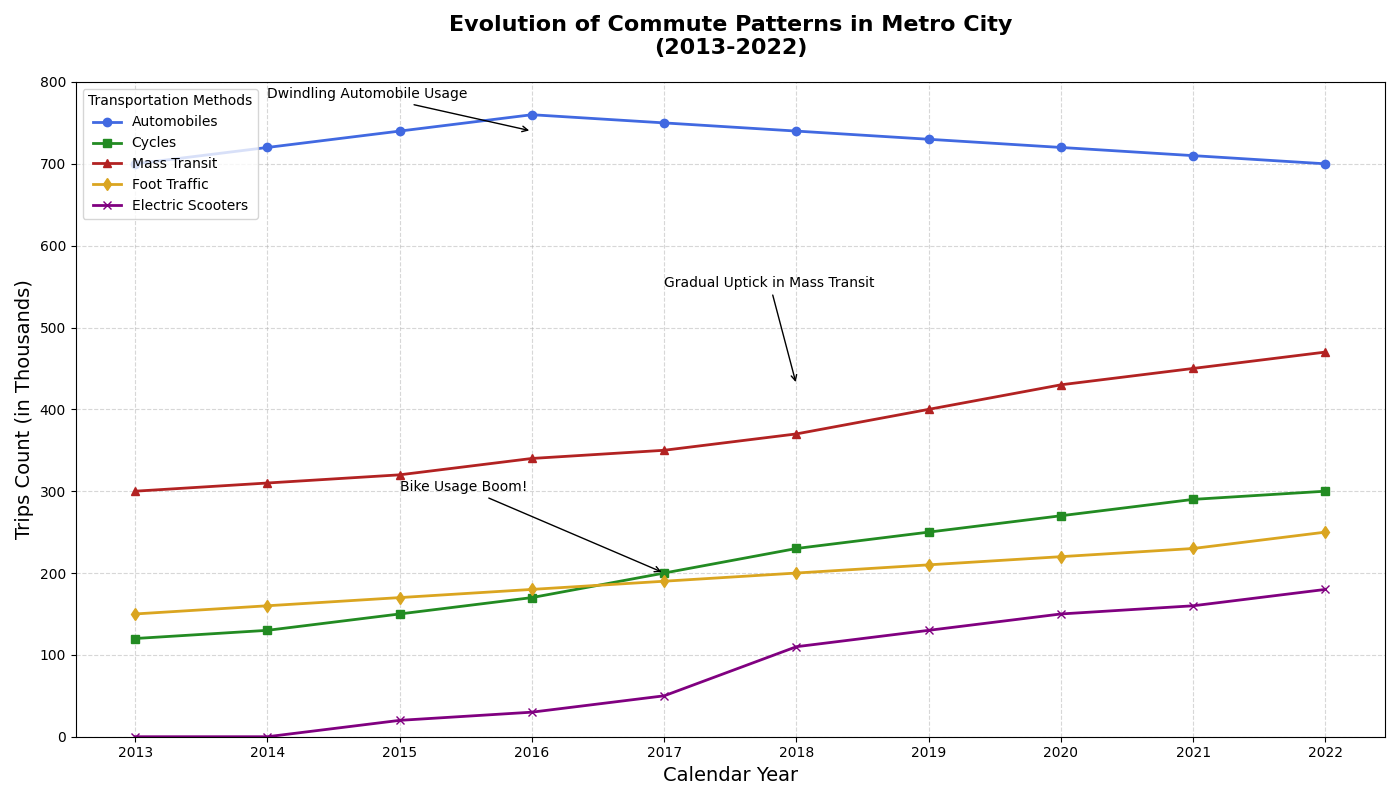

Generate this figure with Python:
import matplotlib.pyplot as plt
import numpy as np

years = np.arange(2013, 2023)

cars_usage = [700, 720, 740, 760, 750, 740, 730, 720, 710, 700]
bicycles_usage = [120, 130, 150, 170, 200, 230, 250, 270, 290, 300]
public_transit_usage = [300, 310, 320, 340, 350, 370, 400, 430, 450, 470]
walking_usage = [150, 160, 170, 180, 190, 200, 210, 220, 230, 250]
scooters_usage = [0, 0, 20, 30, 50, 110, 130, 150, 160, 180]

fig, ax = plt.subplots(figsize=(14, 8))

ax.plot(years, cars_usage, label='Automobiles', marker='o', linestyle='-', linewidth=2, color='royalblue')
ax.plot(years, bicycles_usage, label='Cycles', marker='s', linestyle='-', linewidth=2, color='forestgreen')
ax.plot(years, public_transit_usage, label='Mass Transit', marker='^', linestyle='-', linewidth=2, color='firebrick')
ax.plot(years, walking_usage, label='Foot Traffic', marker='d', linestyle='-', linewidth=2, color='goldenrod')
ax.plot(years, scooters_usage, label='Electric Scooters', marker='x', linestyle='-', linewidth=2, color='purple')

ax.set_title('Evolution of Commute Patterns in Metro City\n(2013-2022)', fontsize=16, fontweight='bold', pad=20)
ax.set_xlabel('Calendar Year', fontsize=14)
ax.set_ylabel('Trips Count (in Thousands)', fontsize=14)
ax.set_xticks(years)
ax.set_ylim(0, 800)

ax.grid(True, linestyle='--', alpha=0.5)

ax.legend(title='Transportation Methods', loc='upper left')

ax.annotate('Bike Usage Boom!', xy=(2017, 200), xytext=(2015, 300),
            arrowprops=dict(facecolor='black', arrowstyle='->'), fontsize=10)
ax.annotate('Gradual Uptick in Mass Transit', xy=(2018, 430), xytext=(2017, 550),
            arrowprops=dict(facecolor='black', arrowstyle='->'), fontsize=10)
ax.annotate('Dwindling Automobile Usage', xy=(2016, 740), xytext=(2014, 780),
            arrowprops=dict(facecolor='black', arrowstyle='->'), fontsize=10)

plt.tight_layout()

plt.show()
